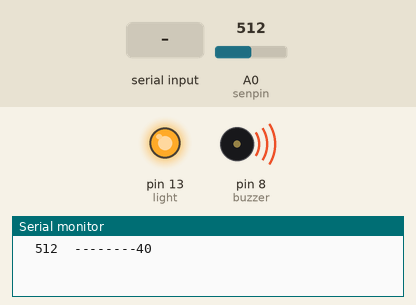
This sketch was run on a simulated Arduino Uno, built with avr-gcc and run on an emulated ATmega328P. On the bench: output pins drawn as LEDs (lit = HIGH), buzzer (waves = sounding, pin HIGH), the last lines printed to the serial monitor. The test bench sets the inputs (shaded band); at power-on: A0 (senpin) = 512.

Above: at 1.2 s.
1.3 s: A0 (senpin) set to 30
At 3.2 s:
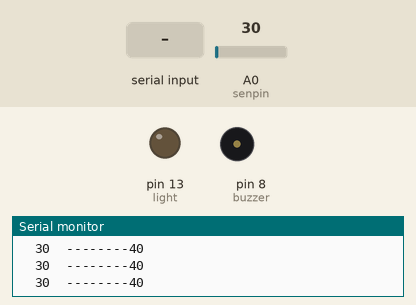
3.5 s: "30,150\n" received over Serial
At 4.1 s:
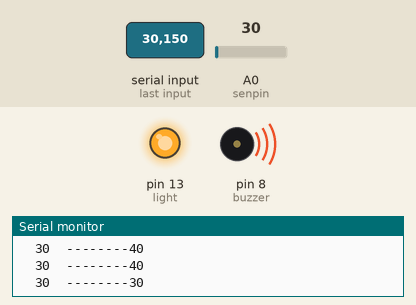
6.5 s: "90,45\n" received over Serial
At 8.2 s:
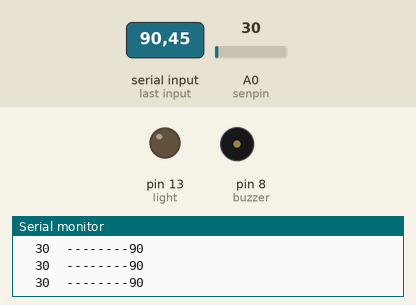
9.0 s: "5\n" received over Serial
At 9.4 s:
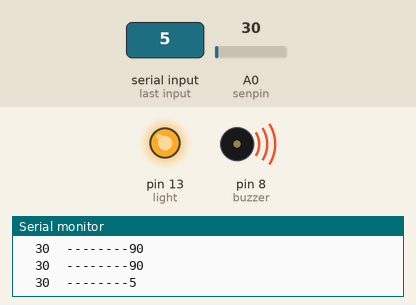
Timing chart, 0 to 12.6 s (numbered marks = the images above; inputs shaded):
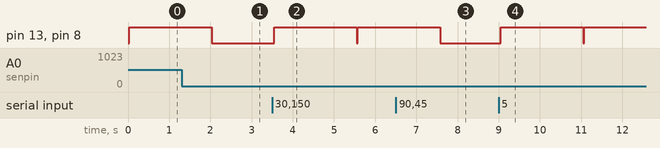

The sketch:

37_Noise_Detector_For_Noise_Free_Zone.ino
```cpp
/*********************************************************
Project Title: Noise Detector For a Noise Free Zone
Organisation: Soham Academy Of Human Excellence
Website: https://ria.sohamacademy.org/
**********************************************************/

int senpin=A0;
int buzzer=8;
int light=13;
long val=0;
long average = 0;
int threshold=40;

String answ;

void setup() {
  pinMode(senpin,INPUT);
  pinMode (light,OUTPUT);
  pinMode(buzzer,OUTPUT);
  Serial.begin(9600);

}

void loop() {

if(Serial.available()!=0){
answ=Serial.readStringUntil('\n');
threshold=answ.toInt();
}

sensor();

}


void sensor(){
   for (int i=0; i < 160; i++) {
 average = average + analogRead(senpin);
 }
 val = average/160;
 average=0;
 delay (10);

 Serial.print("\t");
 Serial.print(val);
  Serial.print("\t");
  Serial.print("--------");
 Serial.println(threshold);

 if (val>= threshold){

  digitalWrite(light,HIGH);
  digitalWrite(buzzer,HIGH);
  delay (2000);
  digitalWrite(light,LOW);
  digitalWrite(buzzer,LOW);
}}
```

Measured:
- after the input at 1.3 s, pin 13 (light), pin 8 (buzzer): goes on until 2.0 s, then stays LOW
- after the input at 3.5 s, pin 13 (light), pin 8 (buzzer): LOW → HIGH after 0.05 s, → LOW 2.0 s later, → HIGH 0.03 s later
- after the input at 6.5 s, pin 13 (light), pin 8 (buzzer): goes on until 7.6 s, then stays LOW
- after the input at 9.0 s, pin 13 (light), pin 8 (buzzer): LOW → HIGH after 0.05 s, → LOW 2.0 s later, → HIGH 0.03 s later
